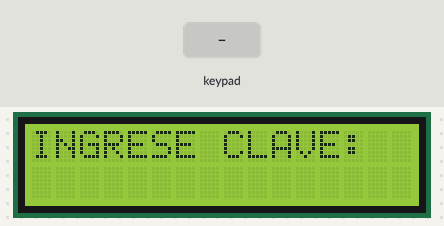
Bench run of a sketch on a simulated Arduino Uno, built with avr-gcc and run on an emulated ATmega328P. Parts: 16×2 character LCD. The test bench sets the inputs (shaded band).

Above: at 1.7 s.
1.8 s: keypad keys 1 2 3 4 A pressed 0.4 s apart
At 4.6 s:
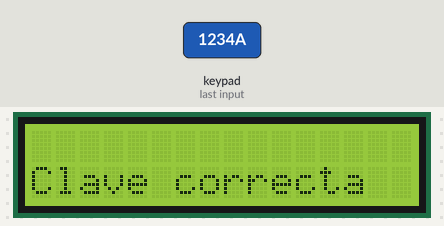
5.3 s: key '7' pressed
At 7.4 s:
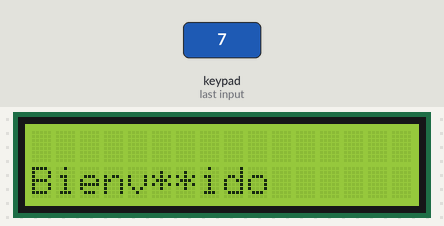
7.7 s: keypad keys 1 2 3 4 pressed 0.4 s apart
At 9.3 s:
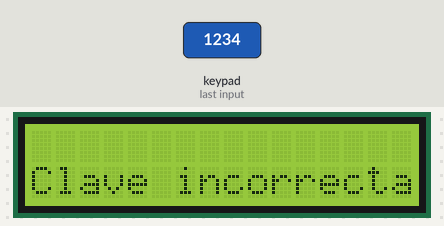
10.8 s: key '8' pressed
At 12.1 s:
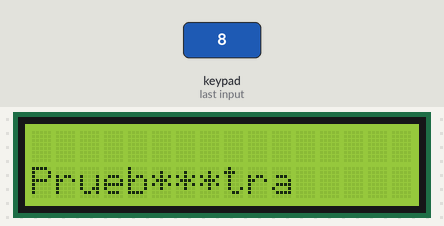
12.9 s: keypad keys 1 2 3 4 D pressed 0.4 s apart
At 14.4 s:
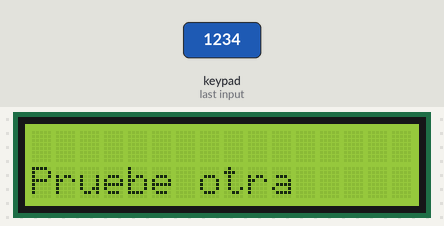
17.9 s: key 'A' pressed
At 19.7 s:
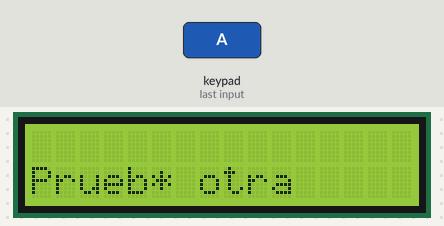
Timing chart, 0 to 20.8 s (numbered marks = the images above; inputs shaded):
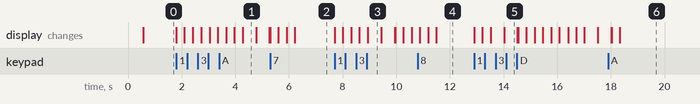

Measured:
- after the input at 1.8 s, the display: first changes at once (image 1 shows a later state)
- after the input at 5.3 s, the display: first differs from a run without the input after 0.62 s (image 2 shows a later state)
- after the input at 7.7 s, the display: first changes at once (image 3 shows a later state)
- after the input at 10.8 s, the display: first differs from a run without the input after 0.40 s (image 4 shows a later state)
- after the input at 12.9 s, the display: first changes at once (image 5 shows a later state)
- after the input at 17.9 s, the display: first differs from a run without the input after 0.13 s (image 6 shows a later state)
- what the display in image 1 shows lasts 0.5 s, from 4.3 s to 4.8 s

The sketch:

GuamaDiego_Keypad_clave.ino
```cpp
/*
 * ------------- UNIVERSIDAD TÈCNICA DEL NORTE-------------
 * NOMBRE: DIEGO GUAMÀ
 * MATERIA: SISTEMAS MICROPROCESADOS
 * ----------- VALIDAR CÉDULA CON KEYPAD Y LCD ----------
 */


#include <Keypad.h>                    //incluir la librería de teclado
#include <LiquidCrystal.h>
const byte Filas = 4;
const byte Cols = 4;
LiquidCrystal lcd (13, 12, 11, 10, 9, 8);
byte Pins_Filas[] = {A0, A1, A2, A3};     //Pines Arduino para las filas
byte Pins_Cols[] = { 5, 4, 3, 2};     // Pines Arduino para las columnas
char Teclas [ Filas ][ Cols ] =
{
  {'7', '8', '9', 'A'},
  {'4', '5', '6', 'B'},
  {'1', '2', '3', 'C'},
  {'*', '0', '#', 'D'}
};

char codigoSecreto[4] = {'1', '2', '3', '4'}; // clave por defecto
int posicion = 0;
int clave = 0;
int cursor = 5;
Keypad Teclado1 = Keypad(makeKeymap(Teclas), Pins_Filas, Pins_Cols, Filas, Cols);
char pulsacion = Teclado1.getKey(); // almacena el valor del keypad
void setup()
{
  Serial.begin(9600) ;

  lcd.begin (16, 2);
  lcd.setCursor(0, 0);
  lcd.print("BIENVENIDO");
  delay(500);
  lcd.clear();
  lcd.setCursor(0, 0);
  lcd.print("INGRESE CLAVE:");
  lcd.setCursor(cursor, 1);
}

void loop()
{
  //Validación de contraseña
  char pulsacion = Teclado1.getKey() ;
  if (pulsacion != 0)
  {
    if (pulsacion != '#' && pulsacion != '*' && clave == 0)
    {
      lcd.setCursor(cursor, 1);
      lcd.print(pulsacion);
      delay(300);
      lcd.setCursor(cursor, 1);
      lcd.print("*");
      delay(300);
      cursor++;
      if (pulsacion == codigoSecreto[posicion])
        posicion ++;
      if (posicion == 4)
      {
        lcd.clear();
        lcd.setCursor(0, 1);
        lcd.print("Clave correcta ");
        delay(500);
        lcd.clear();
        lcd.setCursor(0, 1);
        lcd.print("Bienvenido");
        delay(500);
        cursor = 5;   // lo volvemos a colocar al inicio
        posicion = 0;         // borramos clave introducida
        lcd.setCursor(5, 1);
        lcd.print(" ");       // borramos la clave de la pantalla
        lcd.setCursor(5, 1);
      }
      if (cursor > 8)     // comprobamos que no pase de la cuarta posicion
      {
        lcd.clear();
        lcd.setCursor(0, 1);
        lcd.print("Clave incorrecta ");
        delay(500);
        lcd.clear();
        lcd.setCursor(0, 1);
        lcd.print("Pruebe otra");
        delay(500);
        cursor = 5;
        posicion = 0;
        lcd.setCursor(5, 1);
        lcd.print(" ");
        lcd.setCursor(5, 1);

      }
    }
  }
  // Limpiar LCD para nueva contraseña
  if (pulsacion == '*')
  {
    posicion = 0;
    cursor = 5;
    clave = 0;
    posicion = 0;
    lcd.clear();
    lcd.setCursor(0, 0);
    lcd.print("INGRESE CLAVE:");
    lcd.setCursor(5, 1);
    lcd.print(" ");
    lcd.setCursor(5, 1);
  }
}
```
